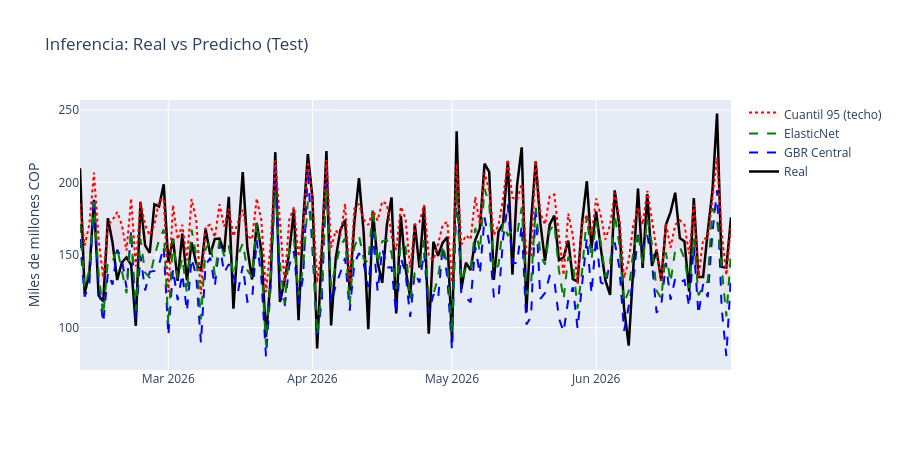

Here is the notebook cell this chart was saved with:
### Markdown cell above
## Parte 3: Gráfico de inferencia (real vs predicho)

### Code cell
fig = go.Figure()
fig.add_trace(go.Scatter(x=test_df['date'], y=y_test/1e9, mode='lines', name='Real', line=dict(width=2.5, color='black')))
fig.add_trace(go.Scatter(x=test_df['date'], y=pred_gbr/1e9, mode='lines', name='GBR Central', line=dict(dash='dash', color='blue')))
fig.add_trace(go.Scatter(x=test_df['date'], y=pred_enet/1e9, mode='lines', name='ElasticNet', line=dict(dash='dash', color='green')))
fig.add_trace(go.Scatter(x=test_df['date'], y=pred_q95/1e9, mode='lines', name='Cuantil 95 (techo)', line=dict(dash='dot', color='red'), fill='tonexty', fillcolor='rgba(255,0,0,0.05)'))
fig.update_layout(title='Inferencia: Real vs Predicho (Test)', yaxis_title='Miles de millones COP', height=450, xaxis_title='')
fig.show()

### Figure 1 — Plotly figure (JSON) as saved in the notebook; plotly's stock layout.template omitted (floating-point values rounded to 4 significant figures; data arrays with more than 128 entries replaced by an {"elided": "..."} marker saying what was removed)
{"data": [{"line": {"color": "black", "width": 2.5}, "mode": "lines", "name": "Real", "type": "scatter", "x": {"elided": "141 str values"}, "y": {"elided": "141 float values"}}, {"line": {"color": "blue", "dash": "dash"}, "mode": "lines", "name": "GBR Central", "type": "scatter", "x": {"elided": "141 str values"}, "y": {"elided": "141 float values"}}, {"line": {"color": "green", "dash": "dash"}, "mode": "lines", "name": "ElasticNet", "type": "scatter", "x": {"elided": "141 str values"}, "y": {"elided": "141 float values"}}, {"fill": "tonexty", "fillcolor": "rgba(255,0,0,0.05)", "line": {"color": "red", "dash": "dot"}, "mode": "lines", "name": "Cuantil 95 (techo)", "type": "scatter", "x": {"elided": "141 str values"}, "y": {"elided": "141 float values"}}], "layout": {"height": 450, "title": {"text": "Inferencia: Real vs Predicho (Test)"}, "xaxis": {"title": {"text": ""}}, "yaxis": {"title": {"text": "Miles de millones COP"}}}}
